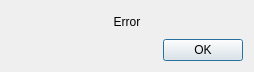
<?xml version="1.0" encoding="UTF-8"?>
<ui version="4.0">
 <class>Dialog</class>
 <widget class="QDialog" name="Dialog">
  <property name="geometry">
   <rect>
    <x>0</x>
    <y>0</y>
    <width>254</width>
    <height>72</height>
   </rect>
  </property>
  <property name="windowTitle">
   <string>Error</string>
  </property>
  <property name="windowIcon">
   <iconset>
    <normaloff>logo.png</normaloff>logo.png</iconset>
  </property>
  <layout class="QGridLayout" name="gridLayout">
   <item row="1" column="0">
    <widget class="QDialogButtonBox" name="buttonBox">
     <property name="orientation">
      <enum>Qt::Horizontal</enum>
     </property>
     <property name="standardButtons">
      <set>QDialogButtonBox::Ok</set>
     </property>
    </widget>
   </item>
   <item row="0" column="0">
    <widget class="QLabel" name="errorText">
     <property name="text">
      <string>Error</string>
     </property>
     <property name="alignment">
      <set>Qt::AlignCenter</set>
     </property>
    </widget>
   </item>
  </layout>
 </widget>
 <resources/>
 <connections>
  <connection>
   <sender>buttonBox</sender>
   <signal>accepted()</signal>
   <receiver>Dialog</receiver>
   <slot>accept()</slot>
   <hints>
    <hint type="sourcelabel">
     <x>248</x>
     <y>254</y>
    </hint>
    <hint type="destinationlabel">
     <x>157</x>
     <y>274</y>
    </hint>
   </hints>
  </connection>
 </connections>
</ui>
